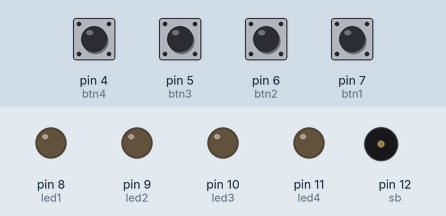
A sketch run on a simulated Arduino Uno, built with avr-gcc and run on an emulated ATmega328P. On the bench: output pins drawn as LEDs (lit = HIGH), buzzer (waves = sounding). Dashed ring = blinking. Inputs (shaded band) come from the test bench; at power-on: pin 4 (btn4), pin 5 (btn3), pin 6 (btn2), pin 7 (btn1) LOW. Random numbers use the default seed unless the sketch sets one.

Above: at 2.0 s.
2.1 s: pin 4 (btn4) pulled HIGH for 0.15 s
At 2.5 s:
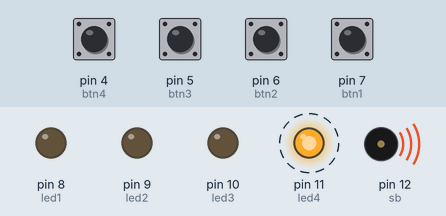
5.2 s: pin 5 (btn3) pulled HIGH for 1 s
At 6.0 s:
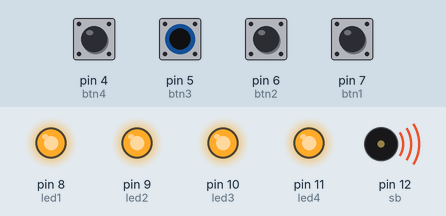
9.2 s: pin 5 (btn3) pulled HIGH for 0.15 s
At 11.9 s:
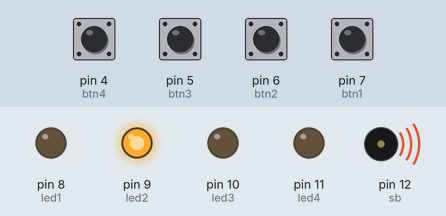
12.3 s: pin 4 (btn4) pulled HIGH for 1 s
At 13.8 s:
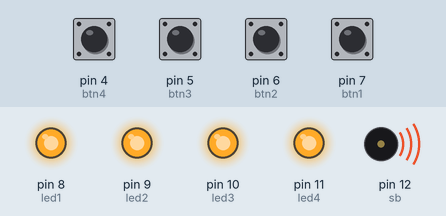
16.3 s: pin 4 (btn4) pulled HIGH for 0.15 s
At 19.0 s:
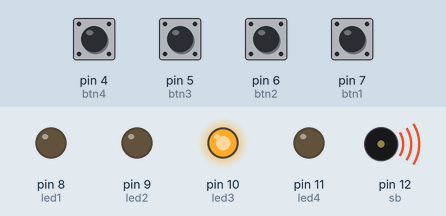
Timing chart, 0 to 20.4 s (numbered marks = the images above; inputs shaded):
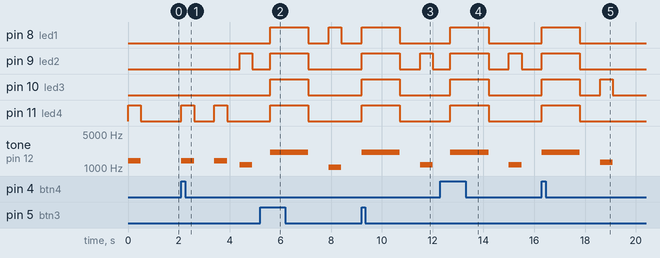

The sketch:

genio.ino
```cpp
/*Simon-Says (Gênio)

   O jogo pode ser rodado com opção de alocação dinâmica ou estática de memória. A alocação estática, consome 11% de storage e 4% de memória dinâmica, enquanto a alocação dinâmica consome 15% de storage e
   2% de memória dinâmica (Arduino Uno). As linhas de código referente a opção de memória estão marcadas com um comentáio, logo depois dos defines, (declaração do vetor que vai armazenar a sequência) e inicio da
   função adicionaNovo() (inserção de um novo item na sequência). O jogo está originalmente setado com alocação estática.

   Letícia Pegoraro Garcez 2019
*/
//entradas
#define led1 8
#define led2 9
#define led3 10
#define led4 11
#define btn1 7
#define btn2 6
#define btn3 5
#define btn4 4
#define sb 12
//sounds for each led and one for the wrong function.
#define SOUND1 1047
#define SOUND2 1175
#define SOUND3 1319
#define SOUND4 1397
#define SOUND_WRONG 2093

int posicoes;
//int *sequencia = (int*)malloc(sizeof(int));//ALOCAÇÃO DINÂMICA
int sequencia[30];//ALOCAÇÃO ESTÁTICA
void adicionaNovo (void);
void piscaLed(int n);
void playSequencia(void);
void confere(void);
void playWrong(void);

void setup() {
  pinMode(led1, OUTPUT);
  pinMode(led2, OUTPUT);
  pinMode(led3, OUTPUT);
  pinMode(led4, OUTPUT);
  pinMode(btn1, INPUT);
  pinMode(btn2, INPUT);
  pinMode(btn3, INPUT);
  pinMode(btn4, INPUT);
  pinMode(sb, OUTPUT);
  Serial.begin(9600);
}

void loop() {
  adicionaNovo();//Insere a sequência
  delay(700);
  confere();//Confere a sequência.
  delay(800);

}

void adicionaNovo(void) {
  /*
    sequencia = (int*) realloc (sequencia,(posicoes+1)*sizeof(int));
    if(sequencia == NULL){//caso ocorra algum problema
    playWrong();
    }
  *///ALOCAÇÃO DINÂMICA

  if (posicoes != 0) { //Exibir o que tenho armazenado no vetor
    playSequencia();
  }
  randomSeed(millis());//A seed do random vira o tempo atual de execução, o que faz com que as sequencias possam ser diferentes
  sequencia[posicoes] = random(1, 5); //Gera um random entre 1 e 4
  piscaLed(sequencia[posicoes]);
  posicoes++;

}

void piscaLed (int n) { //Os valores 1,2,3,4 são associados ás saídas.
  switch (n) {
    case 1:
      digitalWrite(led1, HIGH);
      tone(sb, SOUND1);
      delay(500);
      noTone(sb);
      digitalWrite(led1, LOW);
      break;
    case 2:
      digitalWrite(led2, HIGH);
      tone(sb, SOUND2);
      delay(500);
      digitalWrite(led2, LOW);
      noTone(sb);
      break;
    case 3:
      digitalWrite(led3, HIGH);
      tone(sb, SOUND3);
      delay(500);
      digitalWrite(led3, LOW);
      noTone(sb);
      break;
    case 4:
      digitalWrite(led4, HIGH);
      tone(sb, SOUND4);
      delay(500);
      noTone(sb);
      digitalWrite(led4, LOW);
  }
}

void playSequencia(void) { //sem o que explicar aqui.
  for (int contador = 0; contador < posicoes; contador++) {
    piscaLed(sequencia[contador]);
    delay(500);
  }
}

void confere(void) {
  int contador = 0;
  while (contador < posicoes) { //Enquanto eu não tiver dado entrada para todos os elementos da sequência ele continua esperando.
    if ((digitalRead(btn1) && sequencia[contador] == 1) || (digitalRead(btn2) && sequencia[contador] == 2) || (digitalRead(btn3) && sequencia[contador] == 3) || (digitalRead(btn4) && sequencia[contador] == 4)) {
      //Se o botão apertado corresponder a cor certa, ele fica esperando a entrada da próxima posição.
      piscaLed(sequencia[contador]);//Acende o led correto
      contador++;
    }
    else if ((digitalRead(btn1) && sequencia[contador] != 1) || (digitalRead(btn2) && sequencia[contador] != 2) || (digitalRead(btn3) && sequencia[contador] != 3) || (digitalRead(btn4) && sequencia[contador] != 4)) {
      //Aqui precisa ser else if é pro programa esperar a entrada, do contrário simplesmente toca o wrong assim que o primeiro led correto é apertado.
      playWrong();//Se o botão  é diferente do que ele estava esperando ele roda a função de finalizar o jogo. Nessa função ele zera a quantidade de posições, o que sai do loop automaticamente.
    }
  }
}

void playWrong (void) {
  digitalWrite(led1, HIGH);
  digitalWrite(led2, HIGH);
  digitalWrite(led3, HIGH);
  digitalWrite(led4, HIGH);
  tone(sb, SOUND_WRONG);
  delay(1500);//Deixa os leds e o som ligados um pouco
  noTone(sb);
  digitalWrite(led1, LOW);
  digitalWrite(led2, LOW);
  digitalWrite(led3, LOW);
  digitalWrite(led4, LOW);
  posicoes = 0;//Zera o número de posições, então ele vai começar a preencher o vetor novamente do zero na próxima iteração do void loop
}
```

Measured:
- after the input at 2.1 s, pin 9 (led2): LOW → HIGH after 2.3 s, → LOW 0.50 s later; pin 11 (led4): alternates HIGH for 0.50 s and LOW for 0.80 s, starting at once; tone on pin 12 (sb): plays 1397 Hz for 0.50 s, 1397 Hz for 0.50 s, 1175 Hz for 0.50 s, starting at once
- after the input at 5.2 s, pin 8 (led1): LOW → HIGH after 0.40 s, → LOW 1.5 s later, → HIGH 0.80 s later, → LOW 0.50 s later; pin 9 (led2), pin 10 (led3), pin 11 (led4): LOW → HIGH after 0.40 s, → LOW 1.5 s later; tone on pin 12 (sb): silent → 2093 Hz after 0.40 s, → silent 1.5 s later, → 1047 Hz 0.80 s later, → silent 0.50 s later
- after the input at 9.2 s, pin 8 (led1), pin 10 (led3), pin 11 (led4): LOW → HIGH at once, → LOW 1.5 s later; pin 9 (led2): LOW → HIGH at once, → LOW 1.5 s later, → HIGH 0.80 s later, → LOW 0.50 s later; tone on pin 12 (sb): silent → 2093 Hz at once, → silent 1.5 s later, → 1175 Hz 0.80 s later, → silent 0.50 s later
- after the input at 12.3 s, pin 8 (led1), pin 10 (led3), pin 11 (led4): LOW → HIGH after 0.40 s, → LOW 1.5 s later; pin 9 (led2): LOW → HIGH after 0.40 s, → LOW 1.5 s later, → HIGH 0.80 s later, → LOW 0.50 s later; tone on pin 12 (sb): silent → 2093 Hz after 0.40 s, → silent 1.5 s later, → 1175 Hz 0.80 s later, → silent 0.50 s later
- after the input at 16.3 s, pin 8 (led1), pin 9 (led2), pin 11 (led4): LOW → HIGH at once, → LOW 1.5 s later; pin 10 (led3): LOW → HIGH at once, → LOW 1.5 s later, → HIGH 0.80 s later, → LOW 0.50 s later; tone on pin 12 (sb): silent → 2093 Hz at once, → silent 1.5 s later, → 1319 Hz 0.80 s later, → silent 0.50 s later
